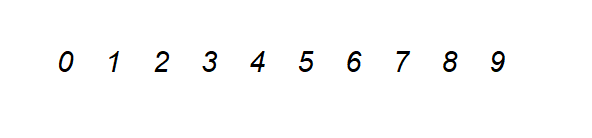
#> input picture d_arial_i.png, 592 x 138 px
$ python main.py
#> lines starting #> are read from the running program, lines starting #| are printed output that depends on the picture; after the words box and inside, x2 and y2 are one past the last pixel; in counts of white or black regions, pixels touching at a corner belong together
import cv2
from PIL import Image
import numpy as np
import os

# creating or cleaning directories
try:
    os.mkdir('found')
except FileExistsError:
    for root, dirs, files in os.walk('found'):
        for f in files:
            os.unlink(os.path.join(root, f))
try:
    os.mkdir('found_pad')
except FileExistsError:
    for root, dirs, files in os.walk('found_pad'):
        for f in files:
            os.unlink(os.path.join(root, f))

# flags and changeable elements
height_pad = 5  # best possible choosed
width_pad = 2  # best possible choosed
threshold = 245  # best possible choosed

# searching all shapes in the input image
path = 'd_arial_i.png'
no_gray = cv2.imread(filename=path, flags=cv2.IMREAD_GRAYSCALE)
#> no_gray: shape (138, 592); min 0, max 255, mean 251.5
pic2 = cv2.imread(filename=path)
#> pic2 is the input picture: shape (138, 592, 3); mean B, G, R 251.4, 251.4, 251.3
gray = cv2.imread(filename=path, flags=cv2.IMREAD_GRAYSCALE)
gray = np.array(gray)
height, width = gray.shape
#> height = 138; width = 592
white = 0
for h in range(height):
    for w in range(width):
        if gray[h, w] == [255]:
            white = white + 1
#> after the loop, white = 80035
if white < (height * width) / 2:
    gray = cv2.cv2.bitwise_not(gray)
ret, binary = cv2.threshold(gray, threshold, 255, cv2.THRESH_OTSU)
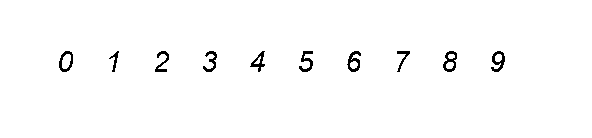
#> binary: shape (138, 592); 98.5% white; black in thin lines or dots, all inside (x1, y1, x2, y2) = (59, 51, 505, 72)
#> ret = 139
inverted_binary = ~binary
contours, hierarchy = cv2.findContours(inverted_binary, cv2.RETR_TREE, cv2.CHAIN_APPROX_SIMPLE)
#> contours = 17 contours, 1 with area under 20; largest, box (x1, y1, x2, y2) and area: (59, 51, 73, 72) 208, (443, 51, 457, 72) 193, (347, 51, 361, 72) 159, (491, 51, 505, 72) 157, (61, 53, 72, 70) 124
# deleting shapes included in bigger ones
k = 0
found_letter = []
found_best = []
found_best_r = []
for c in contours:
    found_letter.append(c)
#> this loop made 17 passes
#> c on pass 9: [[350, 59], [351, 58], [352, 59], [351, 60]]
#> after the loop, found_letter has the same summary as contours


def selection(contours_sel):
    iter1 = 0
    for cs in contours_sel:
        iter1 = iter1 + 1
        iter2 = 0
        xs, ys, ws, hs = cv2.boundingRect(cs)
        found_best.append(cs)
        for ds in contours_sel:
            iter2 = iter2 + 1
            if iter1 == iter2:
                pass
            else:
                xs2, ys2, ws2, hs2 = cv2.boundingRect(ds)
                if (xs >= xs2) and ((xs + ws) <= (xs2 + ws2)) and (ys >= ys2) and ((ys + hs) <= (ys2 + hs2)):
                    found_best.pop()
                    pass


pic1 = no_gray
selection(found_letter)
#> the loop in selection, `for cs in contours_sel:` made 17 passes
#> (xs, ys, ws, hs) on passes 1, 2, 3, 4, 5, 6, 7, 8, 10, 11, 12, 13: (491, 51, 14, 21), (494, 53, 9, 10), (443, 51, 14, 21), (445, 61, 10, 9), (447, 53, 9, 7), (397, 51, 13, 21), (347, 51, 14, 21), (349, 60, 10, 10), (299, 51, 14, 21), (250, 51, 15, 21), (253, 55, 9, 10), (203, 51, 14, 21)
#> (cs, xs, ys, ws, hs) on pass 9: ([[350, 59], [351, 58], [352, 59], [351, 60]], 350, 58, 3, 3)
#> after the loop in selection, `for cs in contours_sel:`: found_best = 10 contours; largest, box (x1, y1, x2, y2) and area: (59, 51, 73, 72) 208, (443, 51, 457, 72) 193, (347, 51, 361, 72) 159, (491, 51, 505, 72) 157, (250, 51, 265, 72) 114; iter1 = 17
number_of_found_letters = len(found_best)  # number of found shapes
#> number_of_found_letters = 10
print("OCR have found ", number_of_found_letters, " letters")
#| OCR have found  10  letters
found_better = []

for c in found_best:
    x, y, w, h = cv2.boundingRect(c)
    found_better.append(c)
    if (cv2.contourArea(c)) > 5:
        cv2.rectangle(pic1, (x, y), (x + w, y + h), (77, 22, 174), 2)
    else:
        found_better.pop()
#> this loop made 10 passes
#> (x, w) on passes 1 to 10: (491, 14), (443, 14), (397, 13), (347, 14), (299, 14), (250, 15), (203, 14), (155, 14), (109, 10), (59, 14)
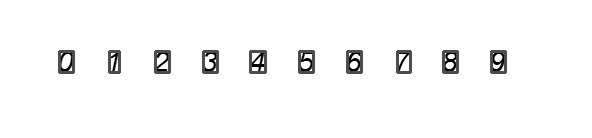
#> pic1: shape (138, 592); min 0, max 255, mean 248
#> after the loop, found_better has the same summary as found_best in selection
cv2.imwrite('All contours with bounding box.png', pic1)
number_of_found_letters = len(found_better)  # number of found shapes
print("OCR have found ", number_of_found_letters, " letters")
#| OCR have found  10  letters

found_letter_pad = []


def resize_with_pad(image, target_width, target_height, pr):  # function adding pads to found shapes
    background = Image.new('RGBA', (target_width, target_height), (255, 255, 255, 255))
    offset = (round((target_width - image.width) / 2), round((target_height - image.height) / 2))
    background.paste(image, offset)
    background.save('found_pad/found_letter_pad_' + str(pr) + '.png')
    img_s = cv2.imread('found_pad/found_letter_pad_' + str(pr) + '.png')
    found_letter_pad.append(img_s)


p = 0
for c in found_better:
    x, y, w, h = cv2.boundingRect(c)
#> x = 491
    p = p + 1
    im = gray[y - height_pad:y + h + height_pad, x - width_pad:x + w + width_pad]  # cutting shapes from input image
    cv2.imwrite('found/found_letter_' + str(p) + '.png', im)
    im = Image.fromarray(im)
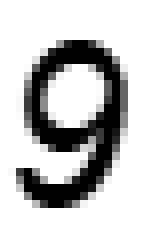
#> im: PIL image 18x31 L (shown 8 times larger); min 0, max 255, mean 194.5
    im2 = cv2.imread('found/found_letter_' + str(p) + '.png')

    resize_with_pad(im, w + 40, h + 40, p)
#> in resize_with_pad, `background = Image.new('RGBA', (target_width, target_height), (255, 25..`: background: PIL image 54x61 RGBA; every value is 255
#> in resize_with_pad, `background.paste(image, offset)`:
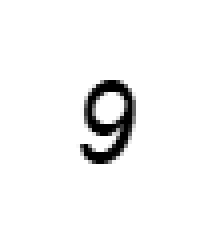
#> background: PIL image 54x61 RGBA (shown 4 times larger); mean R, G, B, A 244.7, 244.7, 244.7, 255
